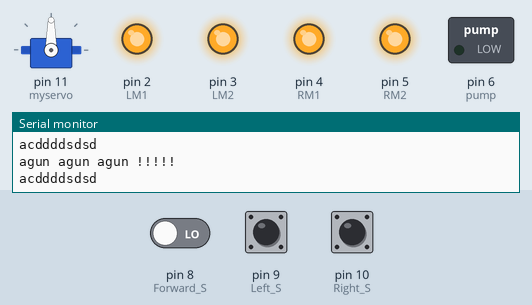
Bench run of a sketch on a simulated Arduino Uno, built with avr-gcc and run on an emulated ATmega328P. On the bench: servo, switched loads named in the sketch (green lamp = pin HIGH), output pins drawn as LEDs (lit = HIGH), the last lines printed to the serial monitor. Inputs (shaded band) come from the test bench; at power-on: pin 8 (Forward_S) LOW, pin 9 (Left_S) LOW, pin 10 (Right_S) LOW.

Above: at 3.8 s.
6.7 s: pin 8 (Forward_S) driven HIGH
At 7.31 s:
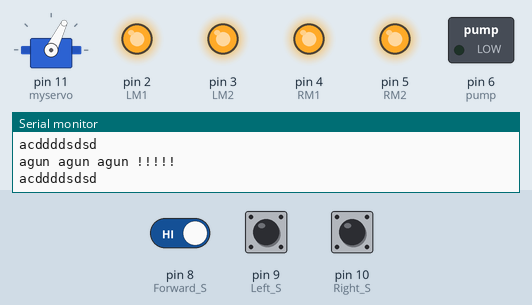
At 9.3 s:
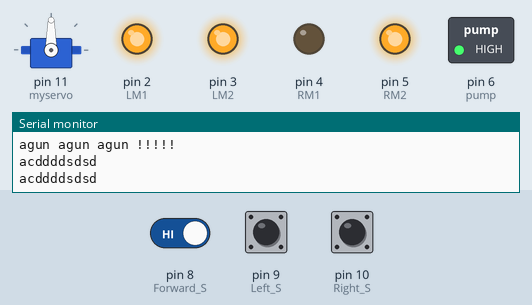
10.5 s: pin 9 (Left_S) pulled HIGH for 3 s
At 11.9 s:
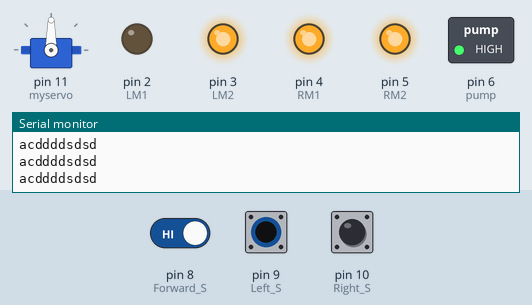
Timing chart, 0 to 15.1 s (numbered marks = the images above; inputs shaded):
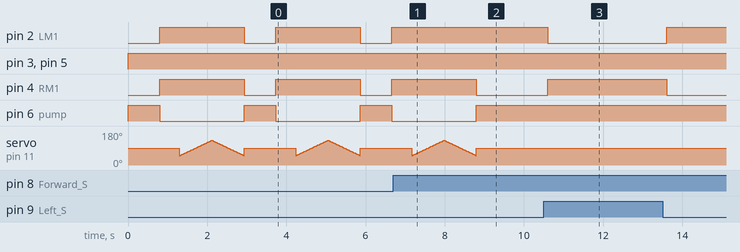

Measured:
- after the input at 6.7 s, pin 2 (LM1): stays HIGH (without the input it goes to LOW after 2.1 s); pin 4 (RM1): goes on until 8.8 s, then stays LOW; pin 6 (pump): goes on until 8.8 s, then stays HIGH
- after the input at 10.5 s, pin 2 (LM1): HIGH → LOW after 0.10 s, → HIGH 3.0 s later; pin 4 (RM1): LOW → HIGH after 0.10 s, → LOW 3.0 s later
- by itself, pin 2 (LM1), pin 4 (RM1): alternates HIGH for 2.1 s and LOW for 0.80 s
- by itself, pin 6 (pump): alternates HIGH for 0.80 s and LOW for 2.1 s

The sketch:

Fire_Fighting_Robot.ino
```cpp
/*------ Fire Fighting Robot ----- */

#include <Servo.h>
Servo myservo;

int pos = 0;
boolean fire = false;

/*------- Inputs------*/
#define Left_S 9      // left sensor
#define Right_S 10      // right sensor
#define Forward_S 8 //forward sensor

/*------- Outputs------*/
#define LM1 2       // left motor
#define LM2 3       // left motor
#define RM1 4       // right motor
#define RM2 5       // right motor
#define pump 6

void setup()
{
  pinMode(Left_S, INPUT);
  pinMode(Right_S, INPUT);
  pinMode(Forward_S, INPUT);
  pinMode(LM1, OUTPUT);
  pinMode(LM2, OUTPUT);
  pinMode(RM1, OUTPUT);
  pinMode(RM2, OUTPUT);
  pinMode(pump, OUTPUT);

  Serial.begin(9600);
  myservo.attach(11);
  myservo.write(90);
}

void put_off_fire()
{
  delay (500);

  digitalWrite(LM1, HIGH);
  digitalWrite(LM2, HIGH);
  digitalWrite(RM1, HIGH);
  digitalWrite(RM2, HIGH);

  digitalWrite(pump, LOW); delay(500);

  for (pos = 50; pos <= 130; pos += 1) {
    myservo.write(pos);
    delay(10);
  }
  for (pos = 130; pos >= 50; pos -= 1) {
    myservo.write(pos);
    delay(10);
  }

  digitalWrite(pump, HIGH);
  myservo.write(90);

  fire = false;
}

void loop()
{
  Serial.println("acddddsdsd");//demo test
  digitalWrite(pump, HIGH);
  digitalWrite(11, HIGH);
  digitalWrite(12, HIGH);
  myservo.write(90); //Sweep_Servo();

  if (digitalRead(Left_S) == 1 && digitalRead(Right_S) == 1 && digitalRead(Forward_S) == 1) //agun nai , sensor er value 0
  {
    //Do not move the robot
    digitalWrite(LM1, HIGH);
    digitalWrite(LM2, HIGH);
    digitalWrite(RM1, HIGH);
    digitalWrite(RM2, HIGH);
  }

  else if (digitalRead(Forward_S) == 0) //agun shamne
  {
    //Move the robot forward
    digitalWrite(LM1, LOW);
    digitalWrite(LM2, HIGH);
    digitalWrite(RM1, LOW);
    digitalWrite(RM2, HIGH);


    fire = true;
  }

  else if (digitalRead(Left_S) == 0) //agun bam dike
  {
    //Move the robot left
    digitalWrite(LM1, HIGH);
    digitalWrite(LM2, HIGH);
    digitalWrite(RM1, LOW);
    digitalWrite(RM2, HIGH);
  }

  else if (digitalRead(Right_S) == 0) //agun dan dike
  {
    //Move the robot right
    digitalWrite(LM1, LOW);
    digitalWrite(LM2, HIGH);
    digitalWrite(RM1, HIGH);
    digitalWrite(RM2, HIGH);

  }

  delay(300); //Slow down the speed of robot

  while (fire == true)
  {
    put_off_fire();
    Serial.println("agun agun agun !!!!!");

  }
}
```
